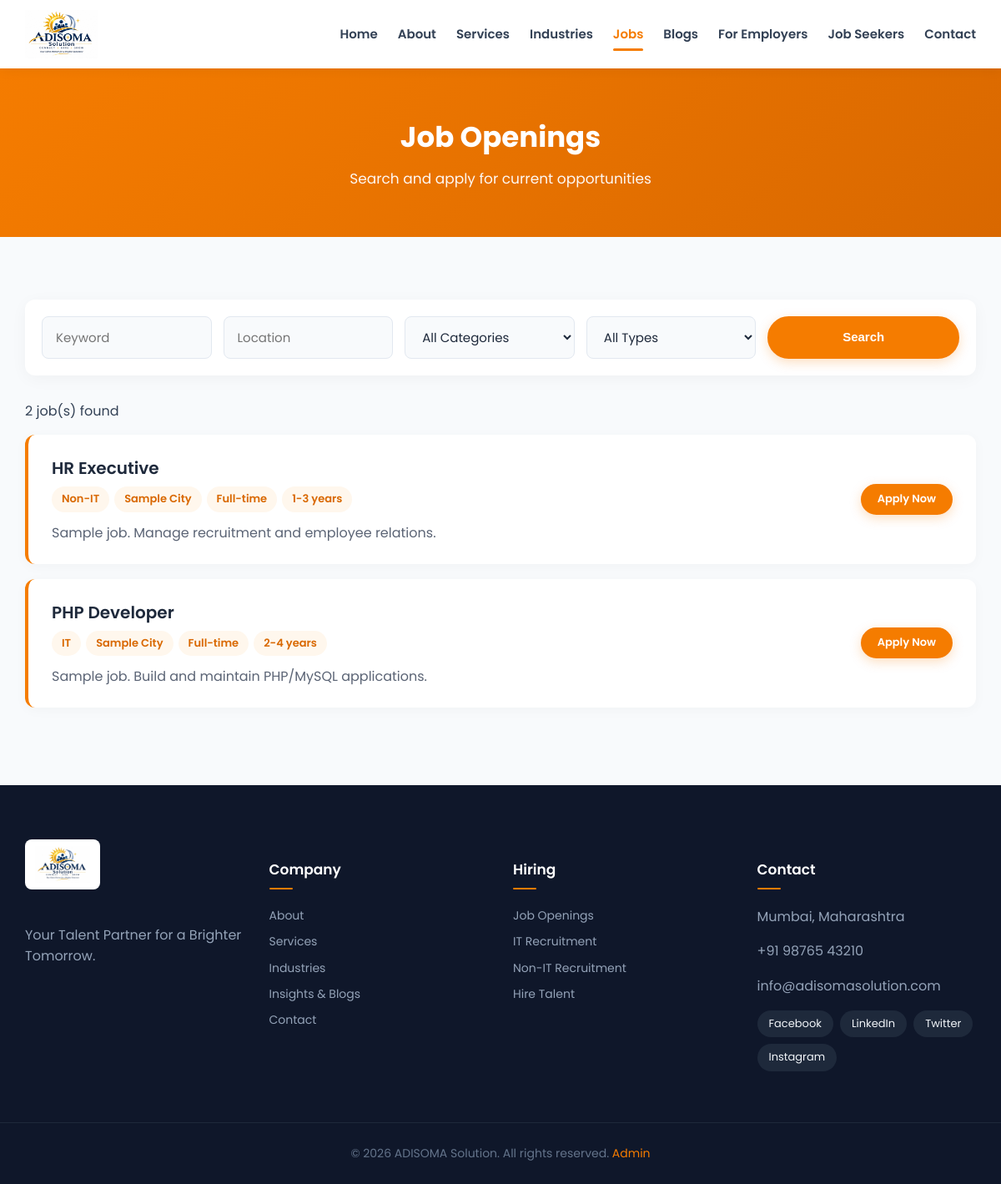
/jobs.php, run on the app's committed database.
### tables this page shows
CREATE TABLE jobs(id INT AUTO_INCREMENT PRIMARY KEY,title VARCHAR(150) NOT NULL,category ENUM('IT','Non-IT') NOT NULL DEFAULT 'IT',location VARCHAR(100) NOT NULL,job_type VARCHAR(30) NOT NULL DEFAULT 'Full-time',experience VARCHAR(50),salary VARCHAR(60),description TEXT NOT NULL,status ENUM('draft','published') NOT NULL DEFAULT 'draft',created_at TIMESTAMP DEFAULT CURRENT_TIMESTAMP,INDEX(status),INDEX(category));

### includes/functions.php (called while the page is built, shortened)
<?php
require_once __DIR__.'/../config/database.php';
function e($s){return htmlspecialchars((string)$s,ENT_QUOTES,'UTF-8');}

### config/database.php (called while the page is built, shortened)
<?php
function db(): PDO {
    static $p;
    if (!$p) {
        $p = new PDO(
            'mysql:host=' . DB_HOST . ';dbname=' . DB_NAME . ';charset=utf8mb4',
            DB_USER,
            DB_PASS,
            [
                PDO::ATTR_ERRMODE => PDO::ERRMODE_EXCEPTION,
                PDO::ATTR_DEFAULT_FETCH_MODE => PDO::FETCH_ASSOC,
                PDO::ATTR_EMULATE_PREPARES => false
            ]
        );
    }
    return $p;
}

### jobs.php (the view, shortened to what this page needs)
<?php $title='Job Openings'; $sub='Search and apply for current opportunities'; include 'includes/header.php';
$q=trim($_GET['q']??'');$cat=$_GET['category']??'';$loc=trim($_GET['location']??'');$type=$_GET['type']??'';
$w=["status='published'"];$a=[];
$st=db()->prepare('SELECT * FROM jobs WHERE '.implode(' AND ',$w).' ORDER BY id DESC');$st->execute($a);$jobs=$st->fetchAll(); ?>
<section class="s"><div class="wrap"><form class="filters" method="get"><input name="q" placeholder="Keyword" value="<?=e($q)?>"><input name="location" placeholder="Location" value="<?=e($loc)?>">
<select name="category"><option value="">All Categories</option><?php foreach(['IT','Non-IT'] as $c): ?><option <?=$cat===$c?'selected':''?>><?=$c?></option><?php endforeach; ?></select>
<select name="type"><option value="">All Types</option><?php foreach(['Full-time','Part-time','Contract','Internship'] as $c): ?><option <?=$type===$c?'selected':''?>><?=$c?></option><?php endforeach; ?></select>
<button class="btn" style="margin:0">Search</button></form>
<p><?=count($jobs)?> job(s) found</p>
<?php foreach($jobs as $j): ?><div class="job"><div><h3 style="margin:0"><?=e($j['title'])?></h3><span class="tag"><?=e($j['category'])?></span><span class="tag"><?=e($j['location'])?></span><span class="tag"><?=e($j['job_type'])?></span><span class="tag"><?=e($j['experience'])?></span>
<p style="margin:6px 0 0;color:#5b6475"><?=e(mb_strimwidth($j['description'],0,160,'...'))?></p></div><a class="btn sm" href="apply.php?id=<?=$j['id']?>">Apply Now</a></div><?php endforeach; ?></div></section>
<?php include 'includes/footer.php'; ?>

### includes/header.php (shortened to what this page needs)
<?php require_once __DIR__.'/functions.php'; $title=$title??'Home'; $sub=$sub??''; $cur=basename($_SERVER['SCRIPT_NAME']); ?>
<!DOCTYPE html><html lang="en"><head><meta charset="UTF-8"><meta name="viewport" content="width=device-width,initial-scale=1">
<link rel="stylesheet" href="<?=BASE_URL?>/assets/css/style.css"><link rel="stylesheet" href="<?=BASE_URL?>/assets/css/responsive.css"></head><body>
<?php include __DIR__.'/navbar.php'; if($sub!==''): ?>
<section class="page-hero"><div class="wrap"><h1><?=e($title)?></h1><p><?=e($sub)?></p></div></section><?php endif; ?>

### includes/navbar.php (shortened to what this page needs)
<?php $links=['index.php'=>'Home','about.php'=>'About','services.php'=>'Services','industries.php'=>'Industries','jobs.php'=>'Jobs','blogs.php'=>'Blogs','employers.php'=>'For Employers','job-seekers.php'=>'Job Seekers','contact.php'=>'Contact']; ?>
<header class="nav"><div class="wrap nav-in"><a href="<?=BASE_URL?>/index.php"><img src="<?=BASE_URL?>/assets/images/adisoma-logo.png" alt="ADISOMA Solution" class="logo"></a>
<nav class="menu" id="navMenu"><?php foreach($links as $u=>$l): ?><a href="<?=BASE_URL.'/'.$u?>" class="<?=$cur===$u?'active':''?>"><?=$l?></a><?php endforeach; ?></nav></div></header>

### includes/footer.php
<footer class="footer"><div class="wrap grid4">
<div><img src="<?=BASE_URL?>/assets/images/adisoma-logo.png" class="logo-f" alt=""><p>Your Talent Partner for a Brighter Tomorrow.</p></div>
<div><h4>Company</h4><a href="<?=BASE_URL?>/about.php">About</a><a href="<?=BASE_URL?>/services.php">Services</a><a href="<?=BASE_URL?>/industries.php">Industries</a><a href="<?=BASE_URL?>/blogs.php">Insights & Blogs</a><a href="<?=BASE_URL?>/contact.php">Contact</a></div>
<div><h4>Hiring</h4><a href="<?=BASE_URL?>/jobs.php">Job Openings</a><a href="<?=BASE_URL?>/it-recruitment.php">IT Recruitment</a><a href="<?=BASE_URL?>/non-it-recruitment.php">Non-IT Recruitment</a><a href="<?=BASE_URL?>/employers.php">Hire Talent</a></div>
<div><h4>Contact</h4><p><?=e(CO['address'])?></p><p><?=e(CO['phone'])?></p><p><?=e(CO['email'])?></p>
<p class="soc"><a href="<?=e(CO['facebook'])?>">Facebook</a> <a href="<?=e(CO['linkedin'])?>">LinkedIn</a> <a href="<?=e(CO['twitter'])?>">Twitter</a> <a href="<?=e(CO['instagram'])?>">Instagram</a></p></div>
</div><div class="copy">&copy; <?=date('Y')?> ADISOMA Solution. All rights reserved. <a href="<?=BASE_URL?>/admin/login.php">Admin</a></div>
<script src="<?=BASE_URL?>/assets/js/main.js"></script></body></html>

### assets/css/style.css (style rules this page uses)
:root { --o: #f57c00; --od: #d96800; --n: #1e293b; --bg: #ffffff; --bg-alt: #f8fafc; --g: #64748b; --border: #e2e8f0; }
* { box-sizing: border-box; }
body { margin: 0; font-family: 'Poppins', sans-serif; color: #334155; line-height: 1.6; background: var(--bg-alt); -webkit-font-smoothing: antialiased; }
a { color: var(--o); text-decoration: none; transition: all 0.25s ease; }
.wrap { max-width: 1180px; margin: auto; padding: 0 20px; }
.nav { position: sticky; top: 0; background: #fff; box-shadow: 0 2px 15px rgba(0,0,0,0.06); z-index: 1000; }
.nav-in { display: flex; align-items: center; justify-content: space-between; padding: 12px 20px; position: relative; }
.logo { height: 58px; transition: transform 0.3s; object-fit: contain; display: block; }
.menu { display: flex; align-items: center; }
.menu a { color: #334155; font-weight: 600; margin-left: 24px; padding: 8px 0; position: relative; font-size: 15px; }
.menu a::after { content: ''; position: absolute; width: 0; height: 3px; background: var(--o); bottom: 0; left: 0; transition: 0.25s ease; border-radius: 2px; }
.menu a:hover::after, .menu a.active::after { width: 100%; }
.menu a.active { color: var(--o); }
.btn { display: inline-flex; align-items: center; justify-content: center; background: var(--o); color: #fff !important; padding: 13px 28px; border: 2px solid var(--o); border-radius: 30px; font-weight: 600; cursor: pointer; font-size: 15px; box-shadow: 0 4px 14px rgba(245, 124, 0, 0.25); transition: all 0.25s ease; text-decoration: none; line-height: 1.3; }
.btn.sm { padding: 8px 18px; font-size: 13px; border-radius: 20px; }
.page-hero { background: linear-gradient(135deg, var(--o), var(--od)); color: #fff; padding: 55px 0; text-align: center; }
.page-hero h1 { margin: 0; font-size: 34px; color: #fff; font-weight: 700; }
.page-hero p { margin: 10px 0 0; opacity: 0.95; font-size: 17px; }
section.s { padding: 75px 0; }
.grid2, .grid3, .grid4 { display: grid; gap: 30px; }
.grid4 { grid-template-columns: repeat(4, 1fr); }
.filters { display: flex; gap: 14px; flex-wrap: wrap; margin-bottom: 30px; background: #fff; padding: 20px; border-radius: 12px; box-shadow: 0 4px 20px rgba(0,0,0,0.04); }
.filters input, .filters select, .f input, .f select, .f textarea { padding: 13px 16px; border: 1px solid var(--border); border-radius: 8px; font-family: inherit; font-size: 15px; width: 100%; transition: all 0.25s; background: #f8fafc; color: #1e293b; }
.filters > * { flex: 1; min-width: 170px; }
.job { display: flex; justify-content: space-between; align-items: center; gap: 20px; background: #fff; padding: 24px 28px; border-radius: 12px; box-shadow: 0 3px 15px rgba(0,0,0,0.03); margin-bottom: 18px; border-left: 4px solid var(--o); transition: all 0.25s ease; }
.job h3 { font-size: 20px; color: var(--n); margin: 0; font-weight: 600; }
.tag { display: inline-block; background: #fff7ed; color: var(--od); padding: 5px 12px; border-radius: 16px; font-size: 13px; margin: 6px 6px 6px 0; font-weight: 600; }
.footer { background: #0f172a; color: #94a3b8; padding-top: 65px; }
.footer a { display: block; color: #94a3b8; margin: 9px 0; transition: all 0.25s; font-size: 14px; }
.footer h4 { color: #fff; font-size: 17px; margin-bottom: 20px; position: relative; padding-bottom: 10px; font-weight: 600; }
.footer h4::after { content: ''; position: absolute; left: 0; bottom: 0; width: 28px; height: 2px; background: var(--o); border-radius: 1px; }
.logo-f { height: 60px; background: #fff; border-radius: 8px; padding: 8px 12px; margin-bottom: 18px; object-fit: contain; display: inline-block; }
.soc { display: flex; gap: 8px; flex-wrap: wrap; margin-top: 12px; }
.soc a { display: inline-flex; align-items: center; justify-content: center; background: #1e293b; color: #f1f5f9; padding: 6px 14px; border-radius: 20px; font-size: 13px; margin: 0; transition: all 0.25s ease; }
.copy { text-align: center; padding: 25px 20px; border-top: 1px solid #1e293b; margin-top: 45px; font-size: 14px; color: #64748b; }
.copy a { display: inline; color: var(--o); }

### data on the page
jobs: title "HR Executive", category "Non-IT", location "Sample City", job_type "Full-time", experience "1-3 years", description "Sample job. Manage recruitment and employee relations."
jobs: title "PHP Developer", category "IT", location "Sample City", job_type "Full-time", experience "2-4 years", description "Sample job. Build and maintain PHP/MySQL applications."

### other printed values
$l "Home"
$l "About"
$l "Services"
$l "Industries"
$l "Jobs"
$l "Blogs"
$l "For Employers"
$l "Job Seekers"
$l "Contact"
$title "Job Openings"
$sub "Search and apply for current opportunities"
count($jobs) "2"
CO['address'] "Mumbai, Maharashtra"
CO['phone'] "+91 98765 43210"
CO['email'] "info@adisomasolution.com"
